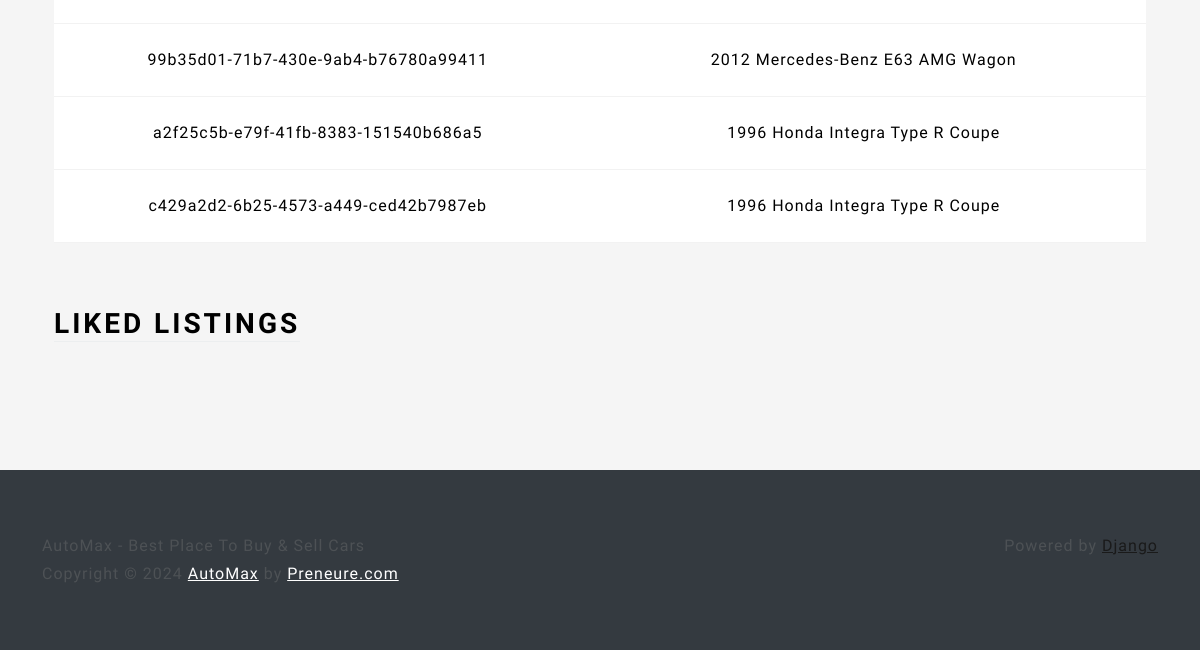
The app's page /profile/ (signed in, lower part), older data.
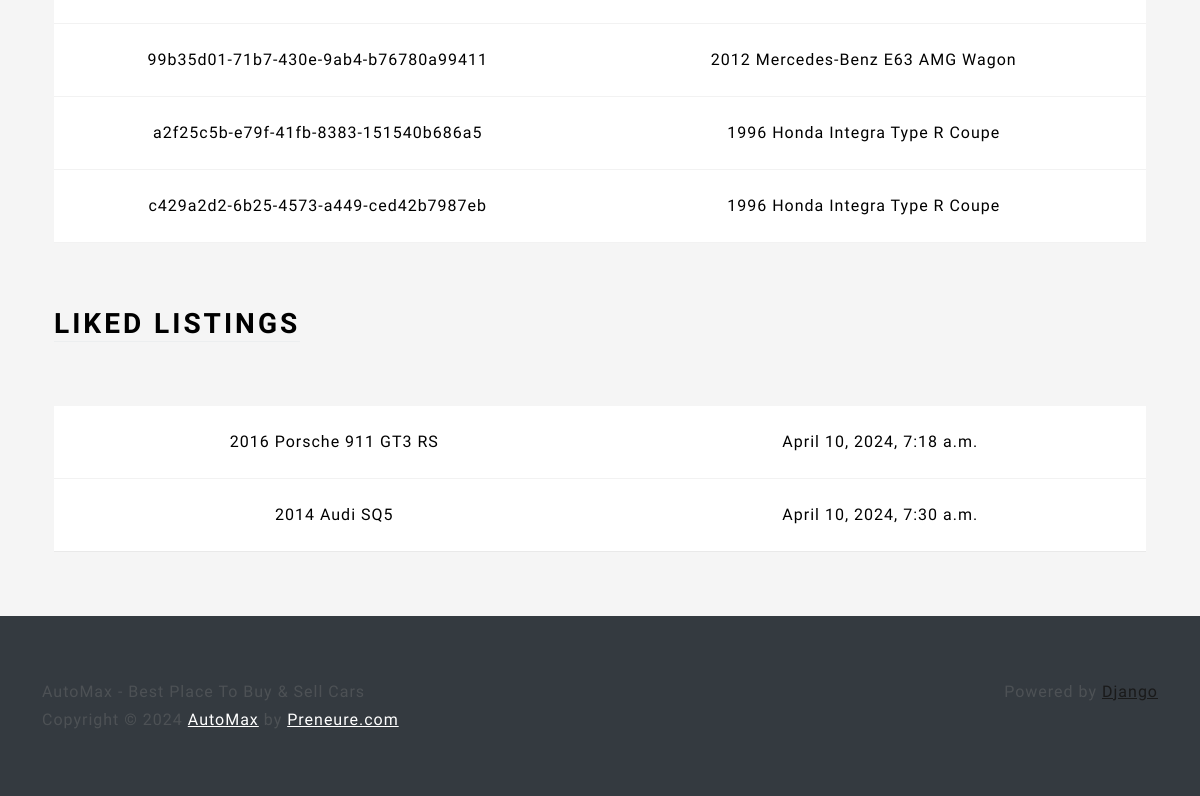
The same page, newer data.
### main/models.py (models this page shows, shortened)
class Listing(models.Model):
    id = models.UUIDField(primary_key=True, default=uuid.uuid4, unique=True, editable=False)
    created_at = models.DateTimeField(auto_now_add=True)
    updated_at = models.DateTimeField(auto_now=True)
    seller = models.ForeignKey(Profile, on_delete=models.CASCADE)
    brand = models.CharField(max_length=24, choices=CARS_BRANDS, default=None)
    model = models.CharField(max_length=64,)
    vin = models.CharField(max_length=10,)
    mileage = models.IntegerField(default=0,)
    color = models.CharField(max_length=24,)
    description = models.TextField()
    engine = models.CharField(max_length=24)
    transmission = models.CharField(max_length=24, choices=TRANSMISSION_OPTIONS, default=None)
    location = models.OneToOneField(Location, on_delete=models.SET_NULL, null=True)
    image = models.ImageField(upload_to=user_listing_path)

class LikedListing(models.Model):
    profile = models.ForeignKey(Profile, on_delete=models.CASCADE)
    listing = models.ForeignKey(Listing, on_delete=models.CASCADE)
    like_date = models.DateTimeField(auto_now_add=True)

### users/views.py (the view, shortened to what this page needs)
# urls.py: path("profile/", ProfileView.as_view(), name="profile"),
@method_decorator(login_required, name="dispatch")
class ProfileView(View):
    def get(self, request):
        user_listings = Listing.objects.filter(seller=request.user.profile)
        liked_listings = LikedListing.objects.filter(profile=request.user.profile).all()
        user_form = UserForm(instance=request.user)
        profile_form = ProfileForm(instance=request.user.profile)
        location_form = LocationForm(instance=request.user.profile.location)
        context = {'user_form': user_form,
            'profile_form': profile_form,
            'location_form': location_form,
            'user_listings': user_listings,
            'liked_listings': liked_listings}
        return render(request, 'views/profile.html', context=context)

### users/templates/views/profile.html (shortened to what this page needs)
{% extends 'base/base.html' %}
{% load static %}
{% load crispy_forms_tags %}
{% block 'body' %}
<div class="container-fluid text-center py-5">
    <div class="container px-4">
        <table class="table table-hover">
            <tbody>
                {% for listing in user_listings %}
                <tr>
                    <td>{{ listing.id }}</td>
                    <td>{{ listing.model }}</td>
                </tr>
                {% endfor %}
            </tbody>
        </table>
    </div>
    <div class="container px-4">
        <div class="row g-4 py-5">
            <div class="col d-flex align-items-start">
                <div>
                    <h2 class="mb-3 border-bottom" style="color: black">Liked Listings</h2>
                </div>
            </div>
        </div>
        <table class="table table-hover">
            <tbody>
                {% for liked_listing in liked_listings %}
                <tr>
                    <td>{{ liked_listing.listing.model }}</td>
                    <td>{{ liked_listing.like_date }}</td>
                </tr>
                {% endfor %}
            </tbody>
        </table>
    </div>
</div>
{% endblock %}

Row changes from the older to the newer data that the page shows:
added LikedListing: listing.model "2016 Porsche 911 GT3 RS", like_date "April 10, 2024, 7:18 a.m."
added LikedListing: listing.model "2014 Audi SQ5", like_date "April 10, 2024, 7:30 a.m."
